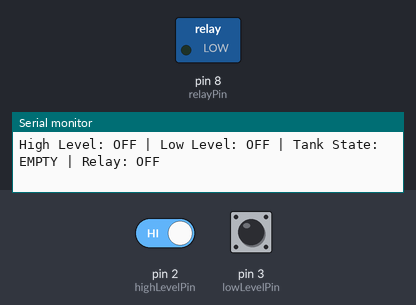
Bench run of a sketch on a simulated Arduino Uno, built with avr-gcc and run on an emulated ATmega328P. Parts: switched loads named in the sketch (green lamp = pin HIGH), the last lines printed to the serial monitor. Dashed ring = blinking. The test bench sets the inputs (shaded band); at power-on: pin 2 (highLevelPin) HIGH, pin 3 (lowLevelPin) HIGH.

Above: at 1.2 s.
1.3 s: pin 2 (highLevelPin) driven LOW
3.2 s: pin 3 (lowLevelPin) driven LOW
At 3.5 s:
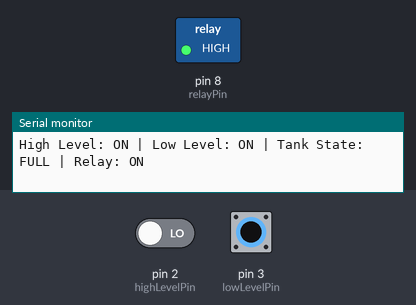
4.7 s: pin 3 (lowLevelPin) driven HIGH
At 5.9 s:
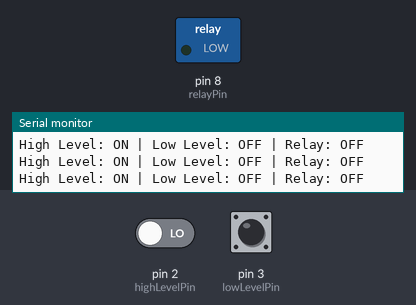
6.2 s: pin 2 (highLevelPin) driven HIGH and pin 3 (lowLevelPin) driven LOW
At 7.5 s:
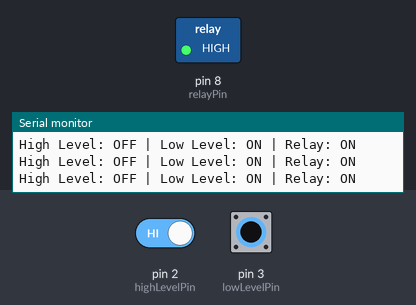
8.1 s: pin 2 (highLevelPin) driven LOW
11.1 s: pin 3 (lowLevelPin) pulsed HIGH 5 times (0.12 s each, 0.3 s apart)
At 11.37 s:
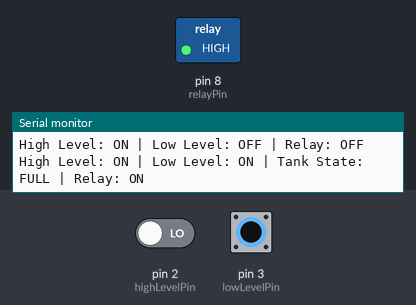
Timing chart, 0 to 14.1 s (numbered marks = the images above; inputs shaded):
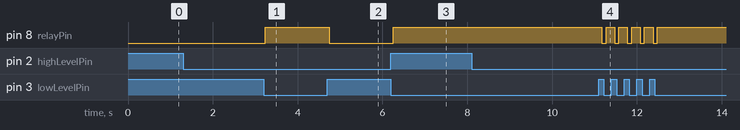

The sketch:

WaterLevelDevice.ino
```cpp
// Pin assignments
const int highLevelPin = 2;   // High water level switch (digital input)
const int lowLevelPin = 3;    // Low water level switch (digital input)
const int relayPin = 8;       // Relay control pin (digital output)

void setup() {
  pinMode(highLevelPin, INPUT_PULLUP); // Use internal pull-up resistor
  pinMode(lowLevelPin, INPUT_PULLUP);  // Use internal pull-up resistor
  pinMode(relayPin, OUTPUT);
  digitalWrite(relayPin, LOW);         // Ensure relay is off at start
  Serial.begin(9600);                  // Initialize serial communication
}

void loop() {
  bool highLevel = digitalRead(highLevelPin) == LOW; // Switch closed = LOW
  bool lowLevel = digitalRead(lowLevelPin) == LOW;   // Switch closed = LOW

  Serial.print("High Level: ");
  Serial.print(highLevel ? "ON" : "OFF");
  Serial.print(" | Low Level: ");
  Serial.print(lowLevel ? "ON" : "OFF");

  // here we determine the state of the water tank
  static int lastTankState = -1; // -1 means undefined

  if (highLevel == 0 && lowLevel == 0 ) {
    lastTankState = 0; // empty
    Serial.print(" | Tank State: EMPTY");
  }
  else if (highLevel == 1 && lowLevel == 1) {
    lastTankState = 1; //full
    Serial.print(" | Tank State: FULL");
  }
  if (lastTankState == 0 && highLevel == 1 && lowLevel == 1){
    digitalWrite(relayPin, HIGH);
    Serial.println(" | Relay: ON");
  }
  else if (lastTankState == 1 && lowLevel == 1){
    digitalWrite(relayPin, HIGH);
    Serial.println(" | Relay: ON");
  }
  else {
    digitalWrite(relayPin, LOW);
    Serial.println(" | Relay: OFF");
  }
  delay(100); // Debounce delay
}
```

Measured:
- after the input at 3.2 s, pin 8 (relayPin): LOW → HIGH at once
- after the input at 4.7 s, pin 8 (relayPin): HIGH → LOW at once
- after the input at 6.2 s, pin 8 (relayPin): LOW → HIGH after 0.05 s
- after the input at 11.1 s, pin 8 (relayPin): alternates HIGH for 0.20 s and LOW for 0.10 s, 10 changes in all, then stays HIGH, starting after 0.07 s
